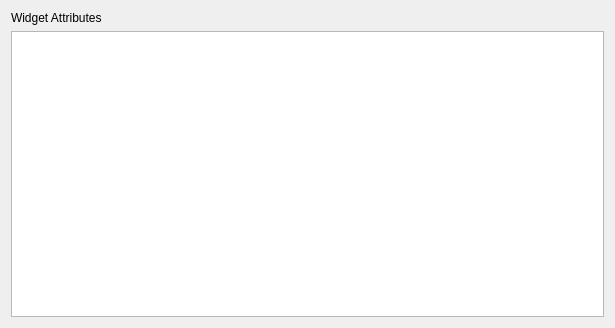
<?xml version="1.0" encoding="UTF-8"?>
<ui version="4.0">
 <class>GammaRay::WidgetAttributeTab</class>
 <widget class="QWidget" name="GammaRay::WidgetAttributeTab">
  <property name="geometry">
   <rect>
    <x>0</x>
    <y>0</y>
    <width>615</width>
    <height>328</height>
   </rect>
  </property>
  <layout class="QGridLayout" name="gridLayout">
   <item row="1" column="0" colspan="2">
    <widget class="GammaRay::DeferredTreeView" name="attributeView">
     <property name="alternatingRowColors">
      <bool>true</bool>
     </property>
     <property name="rootIsDecorated">
      <bool>false</bool>
     </property>
     <property name="uniformRowHeights">
      <bool>true</bool>
     </property>
     <property name="itemsExpandable">
      <bool>false</bool>
     </property>
     <attribute name="headerVisible">
      <bool>true</bool>
     </attribute>
    </widget>
   </item>
   <item row="0" column="0">
    <widget class="QLabel" name="label">
     <property name="text">
      <string>Widget Attributes</string>
     </property>
    </widget>
   </item>
   <item row="0" column="1">
    <spacer name="horizontalSpacer">
     <property name="orientation">
      <enum>Qt::Horizontal</enum>
     </property>
     <property name="sizeType">
      <enum>QSizePolicy::Fixed</enum>
     </property>
     <property name="sizeHint" stdset="0">
      <size>
       <width>70</width>
       <height>10</height>
      </size>
     </property>
    </spacer>
   </item>
  </layout>
 </widget>
 <customwidgets>
  <customwidget>
   <class>GammaRay::DeferredTreeView</class>
   <extends>QTreeView</extends>
   <header location="global">ui/deferredtreeview.h</header>
  </customwidget>
 </customwidgets>
 <resources/>
 <connections/>
</ui>
